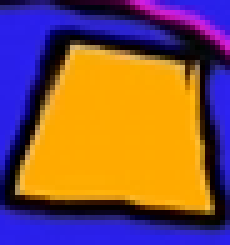
#> input picture case_failed/failed_as_expected/assets/template_3.png, 46 x 49 px (shown 5 times larger)
$ python run_failed_expected_3.py
#> lines starting #> are read from the running program, lines starting #| are printed output that depends on the picture; pictures that were not available may be replaced by others from this repository, and a replacement may not be noted
### utils/common.py
## CI 7204 Image Processing and Analytics 2/2568
## Challenge 2: Object Detection with Feature Point Matching
## Shared utility — imported by all case scripts

import os
import numpy as np
import cv2

# Colors for each detected instance (BGR)
INSTANCE_COLORS = [
    (0, 255, 0),    # green   — instance 1
    (0, 0, 255),    # red     — instance 2
    (255, 0, 0),    # blue    — instance 3
    (0, 255, 255),  # yellow  — instance 4
    (255, 0, 255),  # magenta — instance 5
]


# ---------------------------------------------------------------------------
# Multi-instance detector: Iterative Homography
# Returns list of dst_pts quads (one per found instance)
# ---------------------------------------------------------------------------
# [86 lines left out: functions detect_all_instances, overlayImage, not called in this run]


# ---------------------------------------------------------------------------
# Helper: create feature detector
# ---------------------------------------------------------------------------
def create_detector(choice, sift_params=None):
    if choice == 1:
        params = sift_params or {}
        return cv2.SIFT_create(**params), "SIFT"
    if choice == 2:
        if not hasattr(cv2, "xfeatures2d"):
            print("[ERROR] SURF is not available in this OpenCV build.")
            return None, None
        return cv2.xfeatures2d.SURF_create(), "SURF"
    return cv2.ORB_create(), "ORB"


# ---------------------------------------------------------------------------
# Main detection pipeline
# ---------------------------------------------------------------------------
def run_detection(config):
    template_path     = config["TEMPLATE_PATH"]
    video_path        = config["VIDEO_PATH"]
    output_path       = config["OUTPUT_PATH"]
    feature_choice    = config.get("FEATURE_CHOICE", 1)
    sift_params       = config.get("SIFT_PARAMS", None)
    min_match_count   = config.get("MIN_MATCH_COUNT", 10)
    ratio_test        = config.get("RATIO_TEST", 0.75)
    ransac_threshold  = config.get("RANSAC_THRESHOLD", 5.0)
    wait_ms           = config.get("WAIT_MS", 30)
    draw_choice       = config.get("DRAW_CHOICE", 1)
    case_type         = config.get("CASE_TYPE", "unknown")
    case_number       = config.get("CASE_NUMBER", 0)
    target_object     = config.get("TARGET_OBJECT", "N/A")
    description       = config.get("DESCRIPTION", "N/A")
    failure_analysis  = config.get("FAILURE_ANALYSIS", None)

    # --- Print case summary --------------------------------------------------
    print(f"\n{'='*65}")
    print(f"  CASE : {case_type.upper()} #{case_number}")
    print(f"  TARGET   : {target_object}")
    print(f"  DESC     : {description}")
    print(f"  PARAMS   : MIN_MATCH={min_match_count} | RATIO={ratio_test} | RANSAC={ransac_threshold}")
    if sift_params:
        print(f"  SIFT     : {sift_params}")
    if failure_analysis:
        print(f"  EXPECTED FAILURE: {failure_analysis}")
    print(f"{'='*65}\n")

    # --- Load template -------------------------------------------------------
    template_bgr = cv2.imread(template_path)
#> template_bgr is the input picture: shape (49, 46, 3); mean B, G, R 78.1, 86.1, 130.5
    if template_bgr is None:
        print(f"[ERROR] Cannot open template: {template_path}")
        print("        -> Put your template image in the assets/ folder.")
        return
    template_gray = cv2.cvtColor(template_bgr, cv2.COLOR_BGR2GRAY)
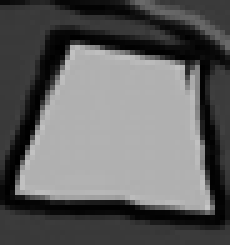
#> template_gray: shape (49, 46) (shown 5 times larger); min 0, max 197, mean 98.5

    # --- Load video ----------------------------------------------------------
    capture = cv2.VideoCapture(video_path)
    if not capture.isOpened():
        print(f"[ERROR] Cannot open video: {video_path}")
        print("        -> Put your video file in the assets/ folder.")
        return

    # --- Create detector & compute template descriptors ----------------------
    detector, detector_name = create_detector(feature_choice, sift_params)
    if detector is None:
        capture.release()
        return

    template_kps, template_descs = detector.detectAndCompute(template_gray, None)
#> template_kps = 38 keypoints; strongest (x, y, size): (41, 41, 2), (5, 37, 3.2), (22, 24, 17.5), (6, 36, 4.4)
    if template_descs is None or len(template_kps) == 0:
        print("[ERROR] No keypoints found in template image.")
        print("        -> Use a template with richer texture/pattern.")
        capture.release()
        return

    print(f"Template keypoints: {len(template_kps)}")
#| Template keypoints: 38

    # --- FLANN matcher -------------------------------------------------------
    FLANN_INDEX_KDTREE = 0
    FLANN_INDEX_LSH    = 6
    if feature_choice in [1, 2]:
        index_params = dict(algorithm=FLANN_INDEX_KDTREE, trees=5)
    else:
        index_params = dict(algorithm=FLANN_INDEX_LSH,
                            table_number=6, key_size=12, multi_probe_level=1)
    search_params = dict(checks=50)
    flann = cv2.FlannBasedMatcher(index_params, search_params)

    # --- Video writer --------------------------------------------------------
    frame_w = int(capture.get(cv2.CAP_PROP_FRAME_WIDTH))
    frame_h = int(capture.get(cv2.CAP_PROP_FRAME_HEIGHT))
    fps     = capture.get(cv2.CAP_PROP_FPS)
    if fps <= 0:
        fps = 20.0

    os.makedirs(os.path.dirname(output_path), exist_ok=True)
    fourcc = cv2.VideoWriter_fourcc(*"mp4v")
    writer = cv2.VideoWriter(output_path, fourcc, fps, (frame_w, frame_h))
    if not writer.isOpened():
        print(f"[ERROR] Cannot write output video: {output_path}")
        capture.release()
        return

    print(f"Detector : {detector_name} + FLANN + RANSAC")
    print(f"Output   : {output_path}")
    print("Press ESC to stop early.\n")

    multi_detect = config.get("MULTI_DETECT", False)
    max_detections = config.get("MAX_DETECTIONS", 5)

    frame_count  = 0
    detect_count = 0

    # --- Main processing loop ------------------------------------------------
    while True:
        ret, cam_bgr = capture.read()
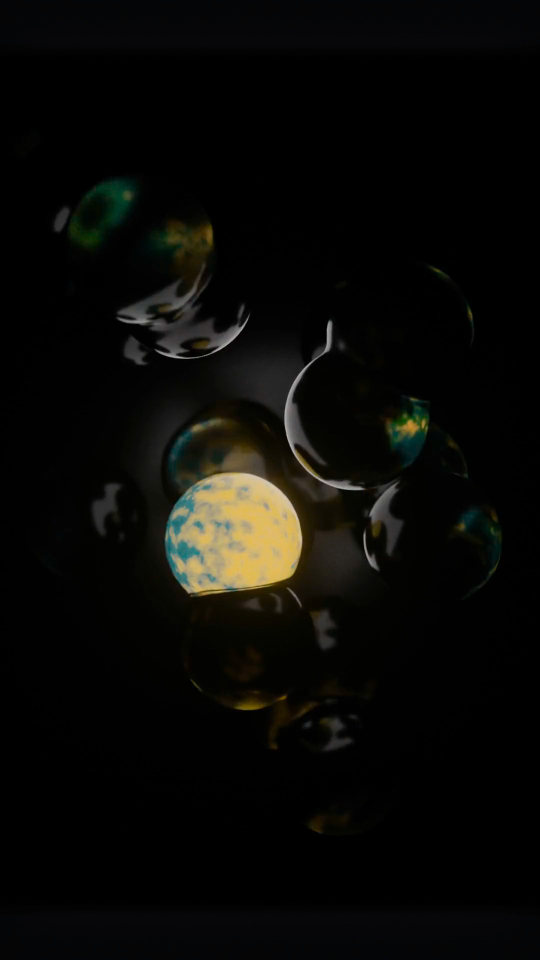
#> input picture frame 30 of case_failed/failed_as_expected/assets/video_1.mp4, 1080 x 1920 px, given in place of video_3.mp4, which was not available (shown at 1/2 size)
#> cam_bgr is the input picture: shape (1920, 1080, 3); mean B, G, R 6.8, 9.5, 9.8
        if not ret or cam_bgr is None:
            print("End of video.")
            break

        frame_count += 1
        cam_gray = cv2.cvtColor(cam_bgr, cv2.COLOR_BGR2GRAY)
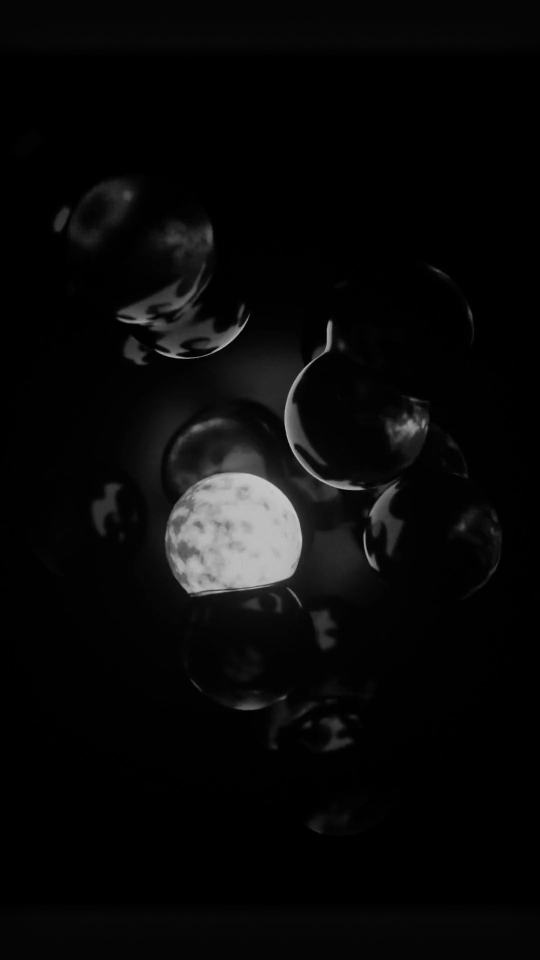
#> cam_gray: shape (1920, 1080) (shown at 1/2 size); min 0, max 204, mean 9.3
        cam_kps, cam_descs = detector.detectAndCompute(cam_gray, None)
#> cam_kps = 746 keypoints; strongest (x, y, size): (479, 1067, 170.8), (362, 715, 3.3), (619, 728, 3.4), (615, 732, 3.6)

        homoResult  = cam_bgr.copy()
        goodMatches = []
        matchesMask = None
        detected    = False

        if cam_descs is not None and len(cam_kps) > 0:

            # ================================================================
            # MULTI-DETECT MODE: Iterative Homography
            # ================================================================
            if multi_detect:
                found_boxes = detect_all_instances(
                    template_kps, template_descs, template_gray,
                    cam_kps, cam_descs, flann, config
                )
                for i, dst_pts in enumerate(found_boxes):
                    color = INSTANCE_COLORS[i % len(INSTANCE_COLORS)]
                    homoResult = cv2.polylines(
                        homoResult, [np.int32(dst_pts)],
                        True, color, 2, cv2.LINE_AA
                    )
                    # Label each instance
                    cx = int(dst_pts[:, 0, 0].mean())
                    cy = int(dst_pts[:, 0, 1].mean())
                    cv2.putText(homoResult, f"#{i+1}",
                                (cx - 10, cy), cv2.FONT_HERSHEY_SIMPLEX,
                                0.7, color, 2)
                if found_boxes:
                    detected = True
                    detect_count += 1
                status_text  = f"DETECTED {len(found_boxes)} object(s)" if found_boxes \
                               else f"NOT DETECTED (0/{min_match_count})"
                status_color = (0, 255, 0) if found_boxes else (0, 0, 255)

            # ================================================================
            # SINGLE-DETECT MODE: standard pipeline
            # ================================================================
            else:
                matches = flann.knnMatch(template_descs, cam_descs, k=2)
#> matches = 38 matches
                for mn in matches:
                    if len(mn) == 2:
                        m, n = mn[0], mn[1]
                        if m.distance < ratio_test * n.distance:
                            goodMatches.append(m)
#> this loop made 38 passes
#> after the loop, goodMatches = 9 matches

                if len(goodMatches) >= min_match_count:
                    template_pts = np.float32(
                        [template_kps[m.queryIdx].pt for m in goodMatches]
                    ).reshape(-1, 1, 2)
#> template_pts = [[4.65, 37.1], [5.18, 36.73], [6.2, 35.95], [9.06, 22.55], [26.8, 11.56], [28.14, 39.79], [38.48, 24.87], [39.37, 29.15], [41.08, 40.94]]
                    cam_pts = np.float32(
                        [cam_kps[m.trainIdx].pt for m in goodMatches]
                    ).reshape(-1, 1, 2)
#> cam_pts = [[935, 953.8], [935, 953.8], [935, 953.8], [534.9, 1167.1], [534.9, 1167.1], [534.9, 1167.1], [534.9, 1167.1], [534.9, 1167.1], [935, 953.8]]
                    H, mask = cv2.findHomography(
                        template_pts, cam_pts, cv2.RANSAC, ransac_threshold
                    )
#> mask = [0, 0, 0, 0, 0, 0, 0, 0, 0]
                    if H is not None and mask is not None:
                        matchesMask = mask.ravel().tolist()
                        h, w = template_gray.shape[:2]
                        src_pts = np.float32(
                            [[0, 0], [0, h-1], [w-1, h-1], [w-1, 0]]
                        ).reshape(-1, 1, 2)
                        dst_pts = cv2.perspectiveTransform(src_pts, H)
                        if draw_choice in [1, 3]:
                            homoResult = cv2.polylines(
                                homoResult, [np.int32(dst_pts)],
                                True, (0, 255, 0), 2, cv2.LINE_AA
                            )
                        detected = True
                        detect_count += 1

                status_text  = f"DETECTED ({len(goodMatches)} matches)" if detected \
                               else f"NOT DETECTED ({len(goodMatches)}/{min_match_count})"
#> status_text = 'NOT DETECTED (9/8)'
                status_color = (0, 255, 0) if detected else (0, 0, 255)

        else:
            status_text  = f"NOT DETECTED (no keypoints)"
            status_color = (0, 0, 255)

        # --- Overlay status text on frame ------------------------------------
        cv2.putText(homoResult, status_text,
                    (10, 30), cv2.FONT_HERSHEY_SIMPLEX, 0.7, status_color, 2)
        mode_label = "MULTI" if multi_detect else "SINGLE"
        cv2.putText(homoResult,
                    f"{case_type.upper()} #{case_number} | {detector_name}+FLANN+RANSAC [{mode_label}]",
                    (10, frame_h - 10), cv2.FONT_HERSHEY_SIMPLEX, 0.45, (255, 255, 0), 1)
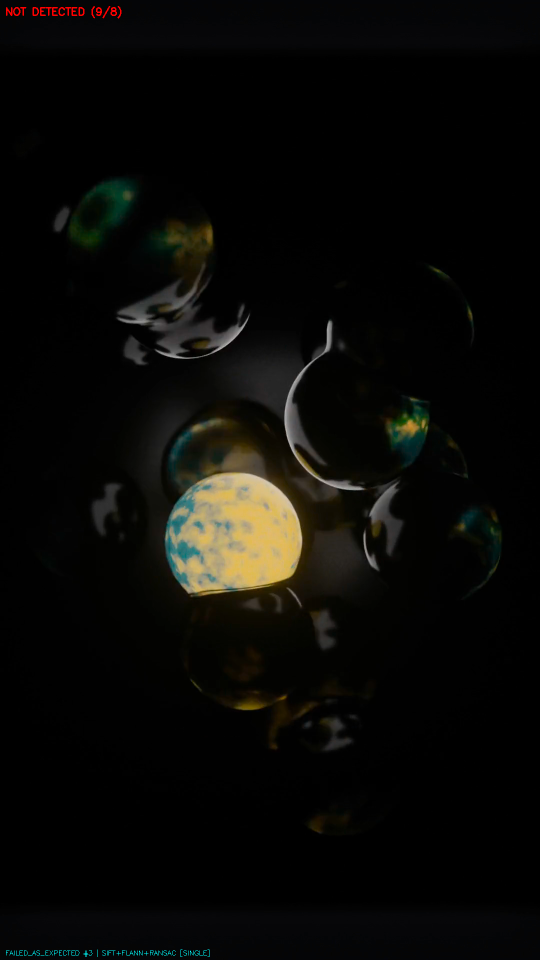
#> homoResult: shape (1920, 1080, 3) (shown at 1/2 size); mean B, G, R 6.9, 9.6, 10

        # --- Draw feature matches (single mode only) -------------------------
        win_title = f"{case_type.upper()} #{case_number}"
        cv2.imshow(f"{win_title} - Detection", homoResult)

        if not multi_detect:
            draw_params = dict(
                matchColor=(0, 255, 0),
                singlePointColor=(255, 0, 0),
                matchesMask=matchesMask,
                flags=cv2.DRAW_MATCHES_FLAGS_DRAW_RICH_KEYPOINTS,
            )
            matchResult = cv2.drawMatches(
                template_bgr, template_kps,
                cam_bgr, cam_kps if cam_kps else [],
                goodMatches, None, **draw_params
            )
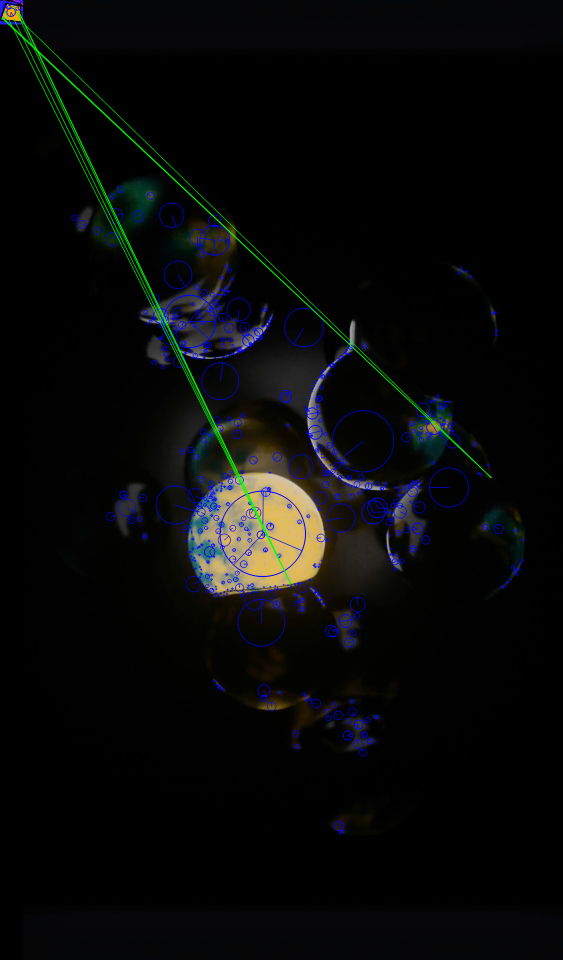
#> matchResult: shape (1920, 1126, 3) (shown at 1/2 size); mean B, G, R 9.1, 9.7, 8.6
            cv2.imshow(f"{win_title} - Matches", matchResult)

        writer.write(homoResult)

        if cv2.waitKey(wait_ms) == 27:
#> (key Esc is pressed here)
            print("ESC pressed — stopping early.")
            break

    # --- Summary -------------------------------------------------------------
    rate = (detect_count / frame_count * 100) if frame_count > 0 else 0.0
    print(f"\n--- Result Summary ---")
    print(f"Total frames   : {frame_count}")
    print(f"Detected frames: {detect_count}  ({rate:.1f}%)")
    print(f"Output saved   : {output_path}")
    if failure_analysis and rate < 30:
        print(f"[ANALYSIS] Detection rate {rate:.1f}% — consistent with expected failure.")
        print(f"           Reason: {failure_analysis}")

    cv2.destroyAllWindows()
    writer.release()
    capture.release()

### case_failed/failed_as_expected/run_failed_expected_3.py
## CI 7204 Image Processing and Analytics 2/2568
## Challenge 2 — FAILED AS EXPECTED  #3
## ============================================================
## Target Object  : <FILL IN>  e.g. "Mirror / shiny metal surface"
## Template Source: <FILL IN>
## Video Source   : <FILL IN>
## Why expected   : Specular reflection changes appearance per camera angle
## ============================================================

import sys, os
sys.path.insert(0, os.path.join(os.path.dirname(__file__), '..', '..', 'utils'))
from common import run_detection

BASE = os.path.dirname(__file__)

config = {
    "TEMPLATE_PATH": os.path.join(BASE, "assets", "template_3.png"),
    "VIDEO_PATH":    os.path.join(BASE, "assets", "video_3.mp4"),
    "OUTPUT_PATH":   os.path.join(BASE, "output", "output_failed_expected_3.mp4"),

    "FEATURE_CHOICE": 1,
    "SIFT_PARAMS": {
        "nfeatures": 0,
        "contrastThreshold": 0.02,
        "edgeThreshold": 20,
        "sigma": 1.2,
    },

    "MIN_MATCH_COUNT": 8,
    "RATIO_TEST": 0.80,
    "RANSAC_THRESHOLD": 8.0,

    "DRAW_CHOICE": 1,
    "WAIT_MS": 30,

    "CASE_TYPE": "failed_as_expected",
    "CASE_NUMBER": 3,
    "TARGET_OBJECT": "FILL_IN",
    "DESCRIPTION": "Reflective surface — expected to fail, specular highlight changes with viewpoint",
    "FAILURE_ANALYSIS": (
        "Reflective/specular surfaces change appearance drastically with camera angle. "
        "Template keypoints will not match video descriptors due to highlight shift. "
        "Would need photometric-invariant descriptors to handle this."
    ),
}

if __name__ == "__main__":
    run_detection(config)
